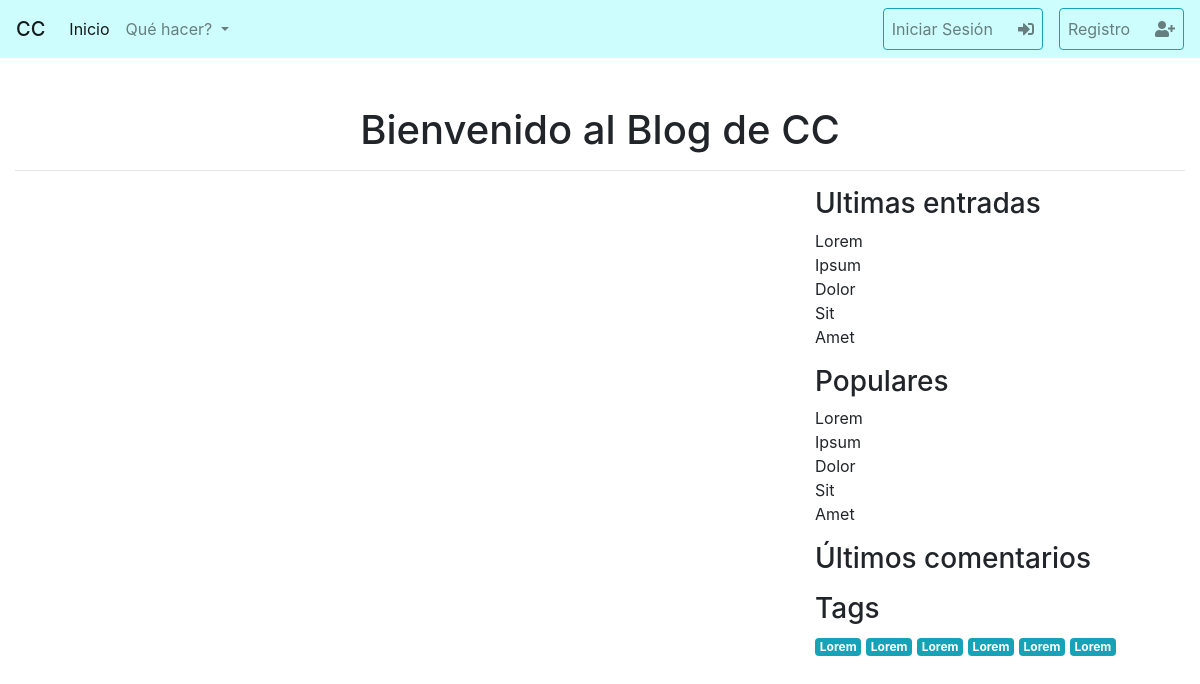
Before: / with the older database file.
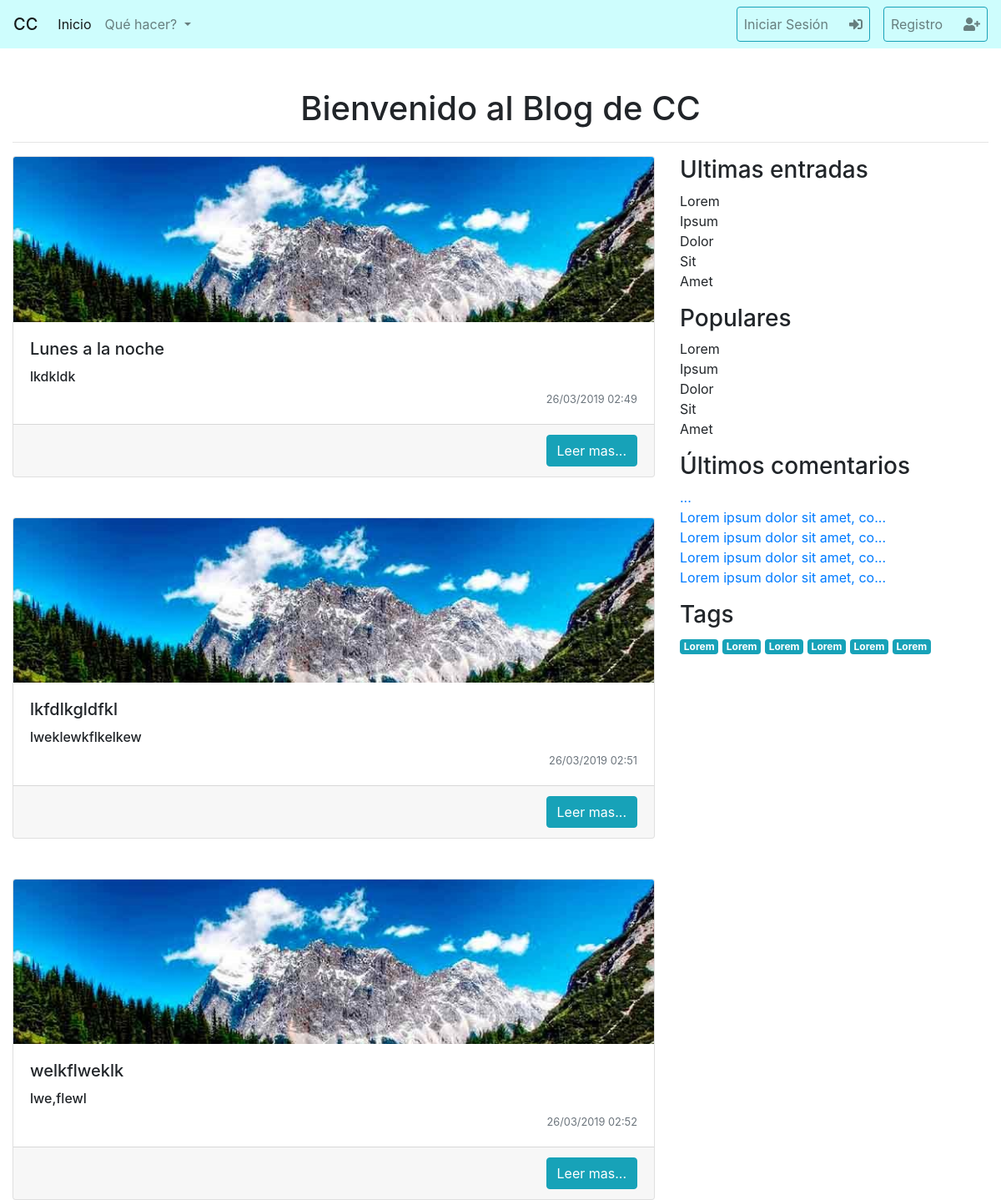
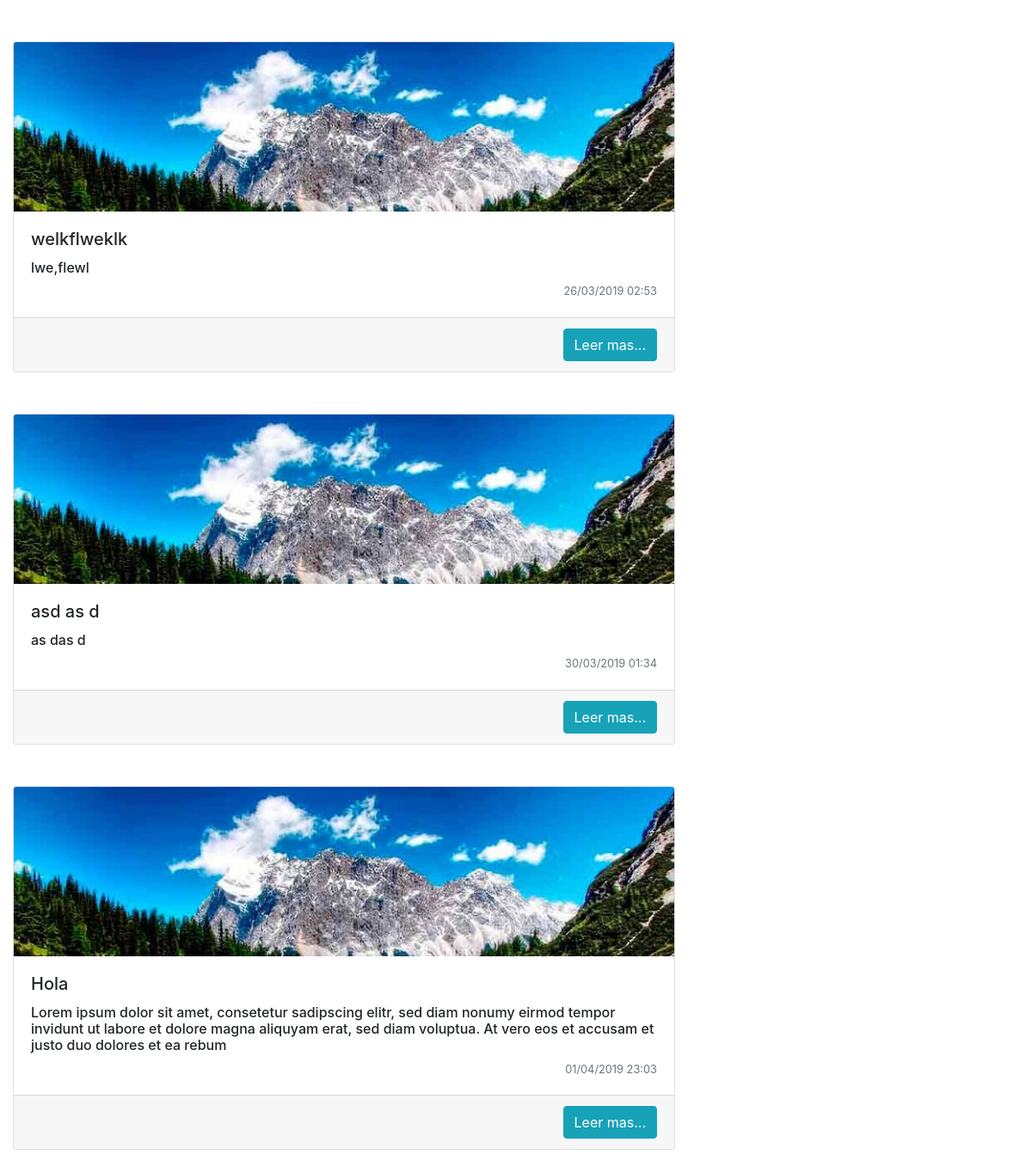
After: the same page with the newer database file (2 pictures, top to bottom).
### tables this page shows
CREATE TABLE `posts` (
  `id` int(11) NOT NULL,
  `usuario_id` int(11) DEFAULT NULL,
  `titulo` varchar(255) NOT NULL,
  `fecha_creacion` timestamp NOT NULL DEFAULT CURRENT_TIMESTAMP,
  `extracto` varchar(255) NOT NULL,
  `cuerpo` longtext NOT NULL
);

CREATE TABLE `comentarios` (
  `id` int(11) NOT NULL,
  `comentario` text NOT NULL,
  `fecha_creacion` timestamp NOT NULL DEFAULT CURRENT_TIMESTAMP,
  `usuario_id` int(11) NOT NULL,
  `post_id` int(11) NOT NULL
);

### funciones.php (called while the page is built, shortened)
<?php
function formatoFecha($fecha)
{
    $unix_date = strtotime($fecha);
    return date('d/m/Y H:i', $unix_date);
}

### conexion.php (called while the page is built, shortened)
<?php
include 'funciones.php';
function conectar()
{
    $servidor = 'localhost';
    $usuario = 'root';
    $contrasena = '';
    $nombreBD = 'mi_primer_sistemita_completo';
    $puerto = '3006';
    try {
        $con = new PDO("mysql:host=$servidor;port=$puerto;dbname=$nombreBD", $usuario, $contrasena);
    } catch (PDOException $e) {
        echo "Connection failed: " . $e->getMessage();
    }
    return $con;
}
function ultimos_comentarios()
{
    $conn = conectar();
    $consulta = $conn->query("
        SELECT
          c.comentario,
          c.id,
          u.nombre as autor
        FROM comentarios c
          JOIN usuarios u ON c.usuario_id = u.id
        ORDER BY c.fecha_creacion DESC
        LIMIT 5;");
    return $consulta ? $consulta->fetchAll(PDO::FETCH_ASSOC) : [];
}

### index.php (the view)
<?php require 'plantillas/cabecera.php';
$con = conectar();
$consulta = $con->query("SELECT id,titulo,extracto,cuerpo,fecha_creacion FROM posts");
$posts = $consulta->fetchAll(PDO::FETCH_ASSOC);
?>
    <h1 class="text-center mt-5">Bienvenido al Blog de CC</h1>
    <hr>
    <div class="row">
        <div class="col-sm-8">
            <?php foreach ($posts as $post): ?>
                <div class="card-deck mb-5">
                    <div class="card">
                        <img src="imagenes/imagen4.jpg" class="card-img-top" alt="..">
                        <div class="card-body">
                            <h5 class="card-title"><?= $post['titulo'] ?></h5>
                            <h6 class="card-text"><?= $post['extracto'] ?></h6>
                            <small class="text-muted float-right"><?= formatoFecha($post['fecha_creacion']) ?></small>
                        </div>
                        <div class="card-footer">
                            <a href="<?= ROOT ?>/ver_post.php?id=<?= $post['id'] ?>" class="btn btn-info float-right ml-5">Leer mas...</a>
                        </div>
                    </div>
                </div>
            <?php endforeach ?>
        </div>
        <div class="col-sm-4">
            <?php include 'aside.php' ?>
        </div>
    </div>
<?php require 'plantillas/footer.php'; ?>

### plantillas/cabecera.php (shortened to what this page needs)
<?php
require 'conexion.php';
?>
<!doctype html>
<html lang="es">
<head>
    <link rel="stylesheet" href="https://stackpath.bootstrapcdn.com/bootstrap/4.3.1/css/bootstrap.min.css"
>
    <link rel="stylesheet" href="https://use.fontawesome.com/releases/v5.7.2/css/all.css"
>
</head>
<body>
<header>
    <nav class="navbar navbar-expand-lg navbar-light" style="background-color: #CEFDFD;">
        <span class="navbar-brand mb-0 h1">CC</span>
        <div class="collapse navbar-collapse" id="navbarNav">
            <ul class="navbar-nav ">
                <li class="nav-item active">
                    <a class="nav-link" href="<?= ROOT ?>">Inicio<span class="sr-only">(current)</span></a>
                </li>
                <li class="nav-item dropdown">
                    <a class="nav-link dropdown-toggle" href="#" id="navbarDropdown" role="button" data-toggle="dropdown" aria-haspopup="true" aria-expanded="false">
                        Qué hacer?
                    </a>
                </li>
            </ul>
            <ul class="navbar-nav ml-auto">
                    <?php if (isset($_SESSION['usuario'])):?>
                        <a href="<?= ROOT ?>/perfil_usuario.php" class="text-info text-uppercase">
                            <strong><?= $_SESSION['usuario']['apellido'] ?>, <?= $_SESSION['usuario']['nombre'] ?></strong></a>&emsp;
                        <a href="<?= ROOT ?>/cerrar_sesion.php">
                            <button type="button" class="nav-link btn btn-outline-info my-2 my-sm-0" data-toggle="modal"
                                    data-target="#exampleModal" data-whatever="email@...">
                                Salir &emsp;<i class="fas fa-sign-out-alt"></i>
                            </button>
                        </a>
                    <?php else: ?>
                <button type="button" class="nav-link btn btn-outline-info" data-toggle="modal"
                        data-target="#exampleModal" data-whatever="email@...">
                    Iniciar Sesión &emsp; <i class="fas fa-sign-in-alt"></i>
                </button>&emsp;
                <a href="<?=ROOT?>/registro_usuario.php" class="nav-link btn btn-outline-info">
                    Registro &emsp; <i class="fas fa-user-plus"></i>
                </a>
                <?php endif ?>
            </ul>
        </div>
    </nav>
</header>
<div class="container-fluid">

### aside.php
<h3 class="mb-2">Ultimas entradas</h3>
<ul class="list-unstyled">
    <li>Lorem</li>
    <li>Ipsum</li>
    <li>Dolor</li>
    <li>Sit</li>
    <li>Amet</li>
</ul>
<h3 class="mb-2">Populares</h3>
<ul class="list-unstyled">
    <li>Lorem</li>
    <li>Ipsum</li>
    <li>Dolor</li>
    <li>Sit</li>
    <li>Amet</li>
</ul>
<h3 class="mb-2">Últimos comentarios</h3>
<ul class="list-unstyled">
    <?php foreach (ultimos_comentarios() as $comentario): ?>
        <li>
            <a href="">
                <?= substr($comentario['comentario'], 0, 30) ?>...
            </a>
        </li>
    <?php endforeach ?>
</ul>
<h3 class="mb-2">Tags</h3>
<ul class="list-unstyled">
    <div class="badge badge-info">Lorem</div>
    <div class="badge badge-info">Lorem</div>
    <div class="badge badge-info">Lorem</div>
    <div class="badge badge-info">Lorem</div>
    <div class="badge badge-info">Lorem</div>
    <div class="badge badge-info">Lorem</div>
</ul>

### plantillas/footer.php (shortened to what this page needs)
</div>
<link href="https://cdnjs.cloudflare.com/ajax/libs/summernote/0.8.11/summernote-bs4.css" rel="stylesheet">
</body>
</html>

Changed rows visible on the page:
added posts: titulo "Lunes a la noche", extracto "lkdkldk", fecha_creacion "26/03/2019 02:49"
added posts: titulo "lkfdlkgldfkl", extracto "lweklewkflkelkew", fecha_creacion "26/03/2019 02:51"
added posts: titulo "welkflweklk", extracto "lwe,flewl", fecha_creacion "26/03/2019 02:52"
added posts: titulo "welkflweklk", extracto "lwe,flewl", fecha_creacion "26/03/2019 02:53"
added posts: titulo "asd as d", extracto "as das d", fecha_creacion "30/03/2019 01:34"
added posts: titulo "Hola", extracto "Lorem ipsum dolor sit amet, consetetur sadipscing elitr, sed diam nonumy eirmod tempor invidunt ut labore et dolore magna aliquyam erat, sed diam voluptua. At vero eos et accusam et justo duo dolores et ea rebum", fecha_creacion "01/04/2019 23:03"
added comentarios: comentario "Lorem ipsum dolor sit amet, co"
added comentarios: comentario "Lorem ipsum dolor sit amet, co"
added comentarios: comentario "Lorem ipsum dolor sit amet, co"
added comentarios: comentario "Lorem ipsum dolor sit amet, co"
